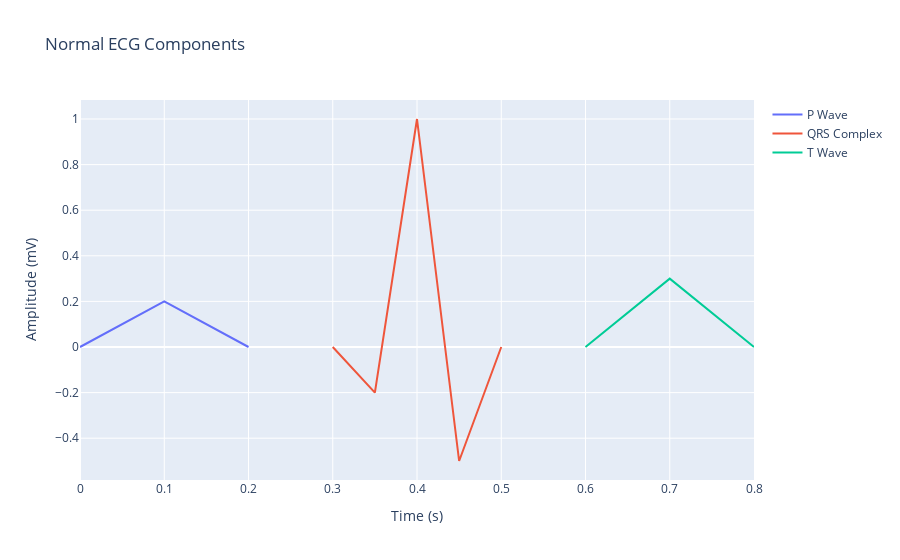

The notebook cell this image was saved under:
### Markdown cell above
## Normal ECG Components
An ECG waveform typically includes the following components:
- **P Wave**: Represents atrial depolarization.
- **QRS Complex**: Represents ventricular depolarization.
- **T Wave**: Represents ventricular repolarization.
- **PR Interval**: Time from the beginning of atrial depolarization to the beginning of ventricular depolarization.
- **ST Segment**: Represents the interval between ventricular depolarization and repolarization.

### Code cell
import plotly.graph_objects as go

# Define a sample ECG waveform with key points
fig = go.Figure()

# Adding P wave
fig.add_trace(go.Scatter(x=[0, 0.1, 0.2], y=[0, 0.2, 0], mode='lines', name='P Wave'))
# Adding QRS complex
fig.add_trace(go.Scatter(x=[0.3, 0.35, 0.4, 0.45, 0.5], y=[0, -0.2, 1, -0.5, 0], mode='lines', name='QRS Complex'))
# Adding T wave
fig.add_trace(go.Scatter(x=[0.6, 0.7, 0.8], y=[0, 0.3, 0], mode='lines', name='T Wave'))

fig.update_layout(title='Normal ECG Components',
                  xaxis_title='Time (s)',
                  yaxis_title='Amplitude (mV)')
fig.show()

### Figure 1 — Plotly figure (JSON) as saved in the notebook; plotly's stock layout.template omitted (floating-point values rounded to 4 significant figures)
{"data": [{"mode": "lines", "name": "P Wave", "type": "scatter", "x": [0, 0.1, 0.2], "y": [0, 0.2, 0]}, {"mode": "lines", "name": "QRS Complex", "type": "scatter", "x": [0.3, 0.35, 0.4, 0.45, 0.5], "y": [0, -0.2, 1, -0.5, 0]}, {"mode": "lines", "name": "T Wave", "type": "scatter", "x": [0.6, 0.7, 0.8], "y": [0, 0.3, 0]}], "layout": {"title": {"text": "Normal ECG Components"}, "xaxis": {"title": {"text": "Time (s)"}}, "yaxis": {"title": {"text": "Amplitude (mV)"}}}}
